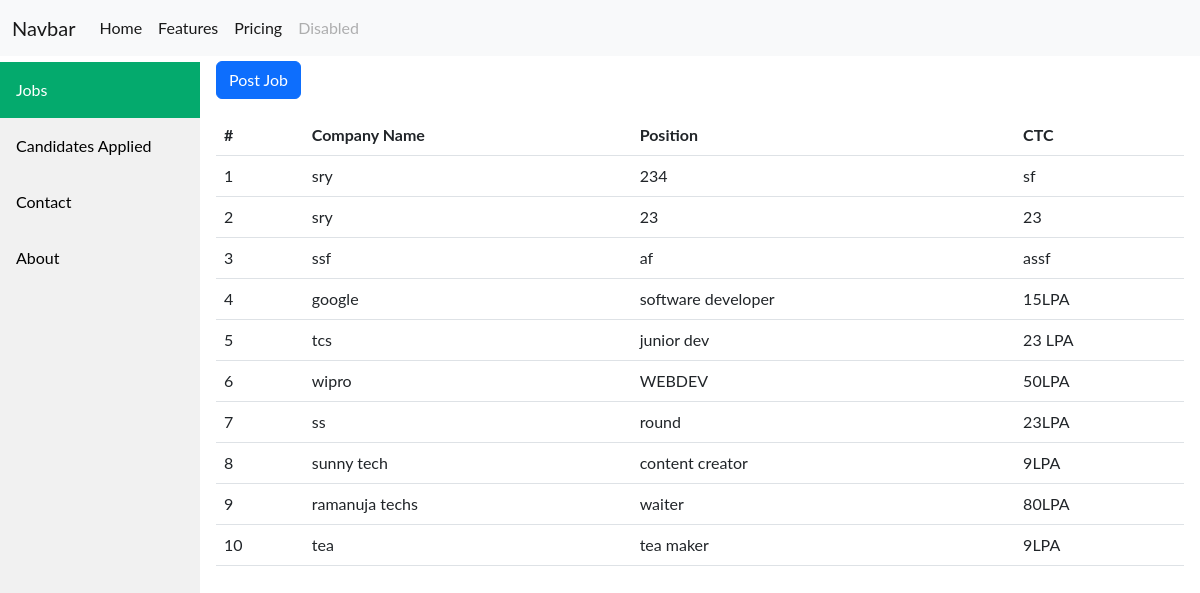
The page / on the database its author committed.
### tables this page shows
CREATE TABLE `jobs` (
  `cname` varchar(255) NOT NULL,
  `pos` varchar(255) NOT NULL,
  `Jdesc` varchar(255) NOT NULL,
  `skills` varchar(255) NOT NULL,
  `CTC` varchar(255) NOT NULL
);

### index.php (the view, shortened to what this page needs)
<?php include 'head.php'?>
<div class="content">
<p>
  <button class="btn btn-primary" type="button" data-bs-toggle="collapse" data-bs-target="#collapseExample" aria-expanded="false" aria-controls="collapseExample">
   Post Job
  </button>
</p>
<table class ="table" >
  <thead>
    <tr>
      <th scope="col">#</th>
      <th scope="col">Company Name</th>
      <th scope="col">Position</th>
      <th scope="col">CTC</th>
</tr>
</thead>
  <?php
  $sql="SELECT `cname`, `pos`,  `CTC` FROM `jobs` ";
  $result =mysqli_query($conn,$sql);
  $i=0;
  if($result->num_rows>0){
    while($rows=$result->fetch_assoc()){
  echo"
  <tbody>
       <td>".++$i."</td>
       <td>".$rows['cname']."</td>
       <td>".$rows['pos']."</td>
       <td>".$rows['CTC']."</td>";
      }}
      else{
        echo"";
      }
?>
</tbody>
</table>
</div>
</body>
</html>

### head.php (style rules this page uses)
body { margin: 0; font-family: "Lato", sans-serif; }
div.content { margin-top:60px; margin-left: 200px; padding: 1px 16px; height: 1000px; }

### rows shown on the page
jobs: cname "sry", pos "234", CTC "sf"
jobs: cname "sry", pos "23", CTC "23"
jobs: cname "ssf", pos "af", CTC "assf"
jobs: cname "google", pos "software developer", CTC "15LPA"
jobs: cname "tcs", pos "junior dev", CTC "23 LPA"
jobs: cname "wipro", pos "WEBDEV", CTC "50LPA"
jobs: cname "ss", pos "round", CTC "23LPA"
jobs: cname "sunny tech", pos "content creator", CTC "9LPA"
jobs: cname "ramanuja techs", pos "waiter", CTC "80LPA"
jobs: cname "tea", pos "tea maker", CTC "9LPA"
